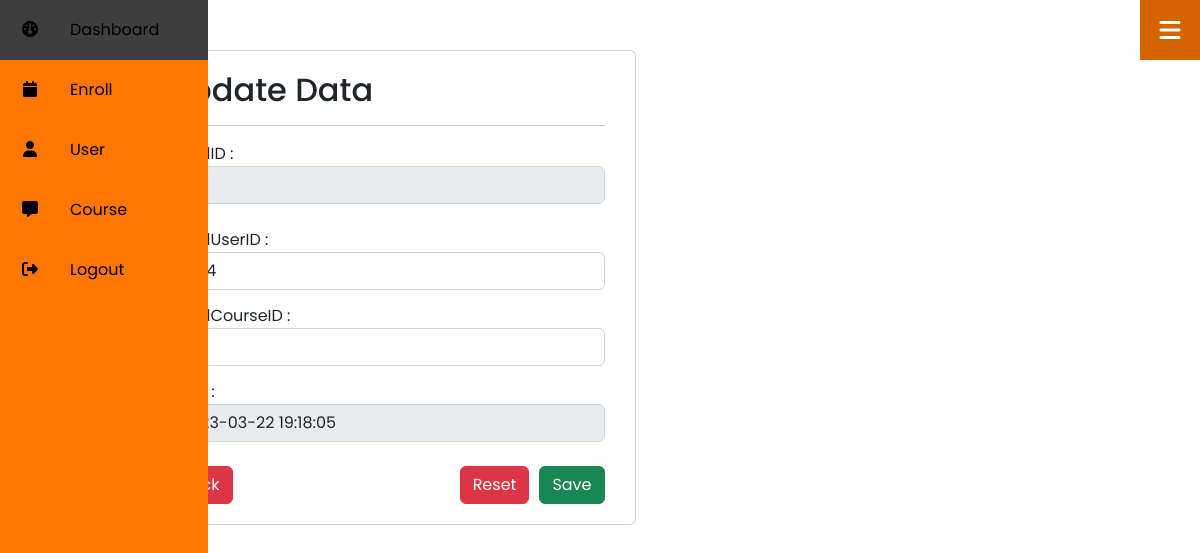
The app's page /listenroll.php?editeu=35 (signed in) with its own data.
### tables this page shows
CREATE TABLE `enroll` (
  `EnrollID` int(11) NOT NULL,
  `EnrollUserID` int(11) NOT NULL,
  `EnrollCourseID` int(11) NOT NULL,
  `EnrollTime` timestamp NOT NULL DEFAULT current_timestamp() ON UPDATE current_timestamp()
);

### core/class.user.php (called while the page is built, shortened)
<?php
class user
{
    private $db;
    public function __construct(){
        try{
            $this->db = new PDO(CONFIG, USER, PWD);
            $this->db->setAttribute(PDO::ATTR_ERRMODE,PDO::ERRMODE_EXCEPTION);
        }catch(\PDOException $e){
            echo $e->getMessage();
        }
    }
    public function closeconnect()
    {
        $this->db = null;
    }
    public function getEnrollUserByID($EnrollID)
    {
        $sql = "SELECT * FROM `enroll` WHERE `EnrollID` = ?";
        $stmt = $this->db->prepare($sql);
        $stmt->execute([$EnrollID]);
        $data = $stmt->fetch(PDO::FETCH_ASSOC);
        return $data;
    }
    public function enrollcourselist()
    {
        $sql = "SELECT * FROM `enroll`";
        $res = $this->db->query($sql);
        return $res->fetchall(PDO::FETCH_ASSOC);
    }
}
?>

### controller.user.php (called while the page is built, shortened)
<?php
    require_once('./core/class.user.php');
    $user = new user();
    if(isset($_GET['save'])){
        $UserFname = $_POST["UserFname"];
        $UserLname = $_POST["UserLname"];
        $UUsername = $_POST["UUsername"];
        $UPassword = $_POST["UPassword"];
        $user->insertuser($UserFname, $UserLname, $UUsername, $UPassword);
        header('Location: listuser.php');
    }else if(isset($_GET['saveeu'])){
        $EnrollUserID = $_POST["EnrollUserID"];
        $EnrollCourseID = $_POST["EnrollCourseID"];
        $user->insertenrolluser($EnrollUserID, $EnrollCourseID);
        header('Location: listenroll.php');
    }else if(isset($_GET['edit'])){
        $u = $user->getUserByID($_GET['edit']);
    }else if(isset($_GET['editc'])){
        $c = $user->getCourseByID($_GET['editc']);
    }else if(isset($_GET['editeu'])){
        $e = $user->getEnrollUserByID($_GET['editeu']);
    }else if(isset($_GET['update'])){
        $field = ['UserFname' => $_POST["UserFname"], 'UserLname' => $_POST["UserLname"], 'UUsername' => $_POST["UUsername"], 'UPassword' => md5($_POST["UPassword"])];
        $user->updateuser($_GET['update'],$field);
        header('Location: listuser.php');
    }else if(isset($_GET['updatec'])){
        date_default_timezone_set("Asia/bangkok");
        $date=date("Ymdhis");
        $uploadOk = 1;
        if($_FILES["fileToUpload"]["name"] == null){
            $target_file = $_POST["oldimage"];
            $field = ['CourseCode' => $_POST["CourseCode"], 'CourseName' => $_POST["CourseName"], 'CourseImg' => $target_file];
            $user->updatecourse($_GET['updatec'],$field);
            echo "<script>goto('listcourse.php');</script>";
        }else{
            $imgname = $_FILES["fileToUpload"]["name"];
            $extension = pathinfo($imgname,PATHINFO_EXTENSION);
            $target_dir = "img/";
            $target_file = $target_dir . basename($date.".".$extension[0].$extension[1].$extension[2]);
            $imageFileType = strtolower(pathinfo($target_file,PATHINFO_EXTENSION));
            if(isset($_POST["submit"])) {
                $check = getimagesize($_FILES["fileToUpload"]["tmp_name"]);
                if($check !== false) {
                    echo "File is an image - " . $check["mime"] . ".";
                    $uploadOk = 1;
                } else {
                    echo "File is not an image.";
                    $uploadOk = 0;
                }
            }
            if (file_exists($target_file)) {
                echo "Sorry, file already exists.";
                $uploadOk = 0;
            }
            if($imageFileType != "jpg" && $imageFileType != "png") {
                echo "Sorry, only JPG, PNG files are allowed.";
                $uploadOk = 0;
            }
            if($uploadOk == 0) {
                echo "<script>alertfunc('Sorry, your file was not uploaded.');";
                echo "goto('listcourse.php')</script>";
            }else {
                if(move_uploaded_file($_FILES["fileToUpload"]["tmp_name"], $target_file)){
                    echo "Success: upload completed<br>";
                    echo "The file ".htmlspecialchars(basename($_FILES["fileToUpload"]["name"]))." has been uploaded to server.";
                    $field = ['CourseCode' => $_POST["CourseCode"], 'CourseName' => $_POST["CourseName"], 'CourseImg' => $target_file];
                    $user->updatecourse($_GET['updatec'],$field);
                    echo "<script>goto('listcourse.php');</script>";
                } else {
                    echo "<script>alertfunc('Sorry there was an error uploading your file');";
                    echo "goto('listcourse.php')</script>";
                }
            }
        }
    }else if(isset($_GET['updateeu'])){
        $field = ['EnrollUserID' => $_POST["EnrollUserID"], 'EnrollCourseID' => $_POST["EnrollCourseID"]];
        $user->updateenrolluser($_GET['updateeu'],$field);
        header('Location: listenroll.php');
    }else if(isset($_GET['enroll'])){
        $user->enrollcourse($_GET['enroll'], $_SESSION['userid']);
        header('Location: index.php');
    }else if(isset($_GET['unroll'])){
        $user->unrollcourse($_GET['unroll']);
        header('Location: enroll.php');
    }else if(isset($_GET['regiser'])){
        $username = $_POST["username"];
        $password = $_POST["password"];
        $varpassword = $_POST["varpassword"];
        $fname = $_POST["fname"];
        $lname = $_POST["lname"];
        $logic = $user->regisfinduser($username);
        if($logic == null){
            if($password != $varpassword){
                echo "<script>alertfunc('Wrong password. Please try again');";
                echo "goto('login.php?regis')</script>";
            }else{
                $user->regisuser($username, $password, $fname, $lname);
                echo "<script>alertfunc('Regis Success');";
                echo "goto('logout.php')</script>";
            }
        }else{
            echo "<script>alertfunc('This username already exists');";
            echo "goto('login.php?regis')</script>";
        }
    }else if(isset($_GET['login'])){
        $username = $_POST["username"];
        $password = $_POST["password"];
        $u = $user->loginuser($username, $password);
        if(@$u["Ustatus"]=="1"){
            $_SESSION['userid'] = $u["UserID"];
            $_SESSION['userstatus'] = "admin";
            echo "<script>alertfunc('Login as admin Success');";
            echo "goto('dashboard.php')</script>";
        }
        else if(@$u["Ustatus"]=="2"){
            $_SESSION['userid'] = $u["UserID"];
            $_SESSION['userstatus'] = "user";
            echo "<script>alertfunc('Login Success');";
            echo "goto('index.php')</script>";
        }
        else{
            echo "<script>alertfunc('Wrong username or password');";
            echo "goto('logout.php')</script>";
        }
    }
    if(isset($showenrolluser)){
        $enrollcourse_list = $user->enrollcourselist();
    }
?>

### listenroll.php (the view, shortened to what this page needs)
<?php
    $showenrolluser = "show";
    include('controller.user.php');
    include_once("navbar.php");
?>
<!DOCTYPE html>
<html lang="en">
<head>
    <link rel="stylesheet" href="csjs/dataTables.min.css">
    <link rel="stylesheet" href="csjs/css.css">
</head>
<body style="z-index: 1;">
    <div class="container" style="margin-left:auto;margin-right:auto;">
        <div class="row">
            <div class="col-1">
            </div>
            <div class="col-11">
            <div style="padding-top:50px;">
                <?php
                    if(isset($_GET["editeu"]) == true){
                ?>
                    <div class="row">
                        <div class="col-lg-6">
                            <div class="card" style="width: 100%">
                                <form action="controller.user.php?updateeu='<?php echo $e["EnrollID"] ?>'" method="post">
                                    <div style="margin-left:30px; margin-right:30px; margin-top:20px; margin-bottom:20px;">
                                        <h2>Update Data</h2><hr>
                                        <div>
                                            EnrollID : <br>
                                            <input type="text" class="form-control" name="EnrollID" placeholder="รหัสลงทะเบียน" value="<?php echo $e["EnrollID"] ?>" readonly disabled required><br>
                                        </div>
                                        <div>
                                            EnrollUserID : <br>
                                            <input type="text" class="form-control" name="EnrollUserID" placeholder="รหัสผู้ใช้" value="<?php echo $e["EnrollUserID"] ?>" required><br>
                                        </div>
                                        <div style="margin-top: -10px">
                                            EnrollCourseID : <br>
                                            <input type="text" class="form-control" name="EnrollCourseID" placeholder="รหัสคอร์ส" value="<?php echo $e["EnrollCourseID"] ?>" required><br>
                                        </div>
                                        <div style="margin-top: -10px">
                                            Time : <br>
                                            <input type="text" class="form-control" name="EnrollTime" placeholder="เวลา" value="<?php echo $e["EnrollTime"] ?>" required disabled><br>
                                        </div>
                                        <a class="btn btn-danger" href='listenroll.php'>Back</a>
                                        <div style="display: flex; flex-shrink: 0; flex-wrap: wrap; align-items: center; justify-content: flex-end; margin-top: -38px;">
                                            <button class="btn btn-danger" style="margin-right: 10px;" type="reset">Reset</button>
                                            <button class="btn btn-success" type="submit" name="save">Save</button>
                                        </div>
                                    </div>
                                </form>
                            </div>
                        </div>
                        <div class="col-lg-6">
                        </div>
                    </div>
                <?php
                    }
                ?>
            </div>
        </div>
        </div>
    </div>
</body>
</html>

### navbar.php (style rules this page uses)
* { padding: 0; margin: 0; box-sizing: border-box; font-family: "Poppins", sans-serif; }
body { font-family: "Poppins", sans-serif; min-height: 100vh; background: black; }

### records on screen
enroll: EnrollID "35", EnrollUserID "1044", EnrollCourseID "1", EnrollTime "2023-03-22 19:18:05"
